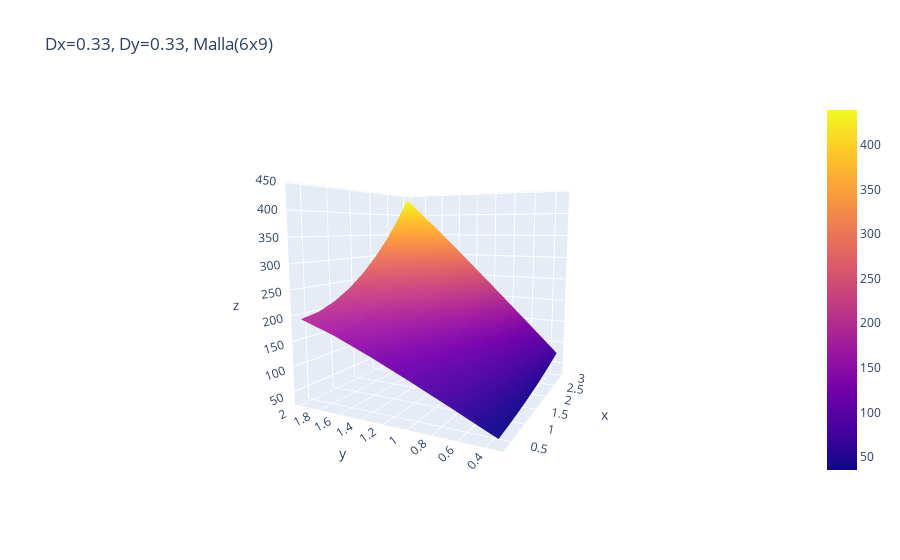

The code cell stored with this chart in its notebook:
### Code cell
solve_(h=2, w=3, deltaX=1/3, deltaY=1/3)
